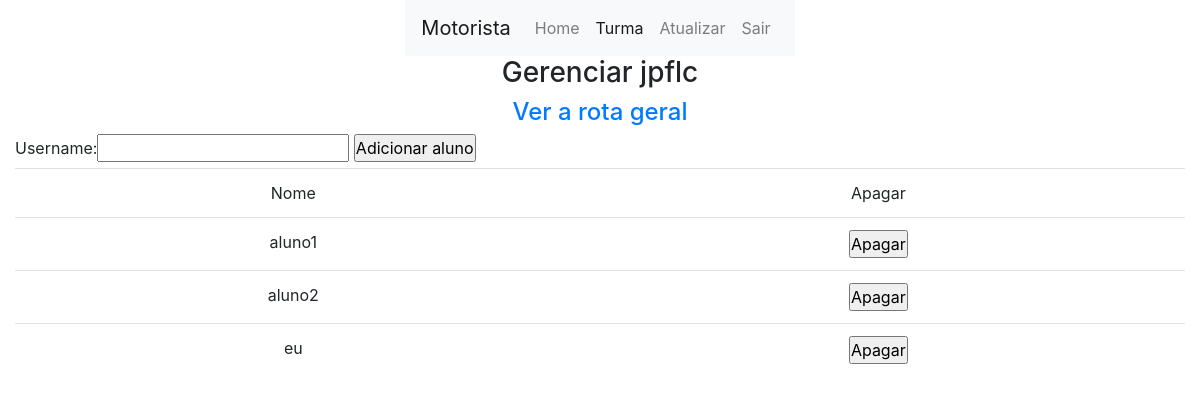
Screenshot of /core/motorista/turma/gerenciar/4 (signed in) with the database file from the repository.
### core/models.py (models this page shows, shortened)
class Turma(models.Model):
    motorista = models.ForeignKey(
        custom_user,  on_delete=models.DO_NOTHING)
    alunos = models.ManyToManyField(
        custom_user, related_name='%(class)s_alunos')
    nome = models.CharField(max_length=100, default="")
    local = LocationField(default=(0, 0), null=False, map_attrs={
        "style": "mapbox://styles/mapbox/outdoors-v11",
        "zoom": 13,
        "center": [17.031645, 51.106715],
        "cursor_style": 'pointer',
        "marker_color": "red",
        "rotate": False,
        "geocoder": True,
        "fullscreen_button": True,
        "navigation_buttons": True,
        "track_location_button": True,
        "readonly": True,
        "placeholder": "Pick a location on map below", })

### users/models.py (models this page shows)
class custom_user(AbstractUser):
    permissao = models.IntegerField(default=2)
    telefone = models.CharField(max_length=50,  default='1')
    local = LocationField(default=(0, 0), null=False, map_attrs={
        "style": "mapbox://styles/mapbox/outdoors-v11",
        "zoom": 13,
        "center": [17.031645, 51.106715],
        "cursor_style": 'pointer',
        "marker_color": "red",
        "rotate": False,
        "geocoder": True,
        "fullscreen_button": True,
        "navigation_buttons": True,
        "track_location_button": True,
        "readonly": True,
        "placeholder": "Pick a location on map below",
    })
    data_nascimento = models.DateField(
        auto_now=False, auto_now_add=False, null=False, blank=False, default=timezone.now())

### core/views.py (the view, shortened to what this page needs)
# urls.py: path('motorista/turma/gerenciar/<int:id>', core_gerenciar_turma,
@login_required
def core_gerenciar_turma(request, id):
    turma = Turma.objects.get(id=id)
    dias = Dia.objects.filter(turma=turma)
    alunos = turma.alunos.all()
    form = GerenciarTurmaForm()
    c = {
        'turma': turma,
        'alunos': alunos,
        'form': form,
    }
    return render(request, 'core/turma/gerenciar_turma.html', c)

### core/forms.py
class GerenciarTurmaForm(forms.Form):
    username = forms.CharField(required=True)

### core/templates/core/turma/gerenciar_turma.html (shortened to what this page needs)
{% extends 'base.html' %}
{% block conteudo %}
    {% load bootstrap %}
    <div class="row">
        <div class="col justify-content-center d-flex">
            {% include 'menu.html' with ativo='turma'%}
        </div>
    </div>
    <div class="row">
        <div class="col justify-content-center d-flex">
            <h3>Gerenciar {{turma.motorista.username}}</h3>
        </div>
    </div>
    <div class="row">
        <div class="col-sm-12 justify-content-center d-flex">
            <h4><a href="{% url 'core_rota_todos' turma.id %}">Ver a rota geral</a></h4>
        </div>
    </div>
    <div class="row">
        <div class="col">
            <form action="" method="post">
                {{form|bootstrap}}
                <input type="submit" value="Adicionar aluno">
            </form>
        </div>
    </div>
    <div class="row">
        <div class="col">
            <table class='table text-center'>
                <thead>
                    <tr>
                        <td>Nome</td>
                        <td>Apagar</td>
                    </tr>
                </thead>
                <tbody>
                    {% for aluno in alunos %}
                        <tr>
                            <td>
                                {{aluno.username}}
                            </td>
                            <td>
                            <form action="{% url 'core_apagar_aluno' turma.id aluno.id%}" method="POST">
                                <input type="submit" value="Apagar">
                            </form>
                        </tr>
                    {% endfor %}
                </tbody>
            </table>
        </div>
    </div>
{% endblock conteudo %}

### statics/css/base.css (style rules this page uses)
* { margin: 0px; padding: 0px; }

### rows the page displays
Turma: motorista.username "jpflc"
custom_user: username "aluno1"
custom_user: username "aluno2"
custom_user: username "eu"
